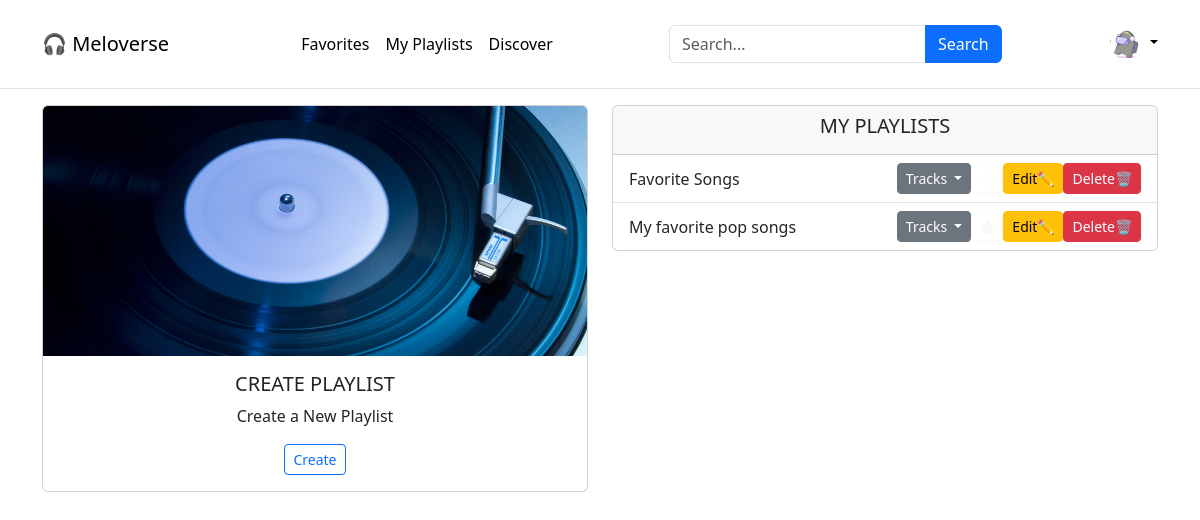
The page /meloverse/u/1/my_playlists (signed in) on the database its author committed.
### application/models.py (models this page shows)
class Playlist(db.Model):
    __tablename__ = "playlist"
    playlist_id = db.Column(db.Integer, autoincrement=True, primary_key=True)
    playlist_name = db.Column(db.String, nullable=False)
    user = db.Column(db.Integer, db.ForeignKey("users.id"))

### application/app_controllers/users.py (the view, shortened to what this page needs)
@user.route("/meloverse/u/<user>/my_playlists", methods=["GET", "POST"])
@login_required
def user_playlists(user):
    creator = Creator.query.filter_by(creator_id=current_user.id).first()
    tracks = Tracks.query.order_by(Tracks.track_name).all()
    playlists = (
        db.session.query(Playlist, User_Playlist, Playlist_likes_stats)
        .filter(Playlist.user == current_user.id)
        .join(User_Playlist, User_Playlist.playlist_id == Playlist.playlist_id)
        .outerjoin(
            Playlist_likes_stats,
            Playlist.playlist_id == Playlist_likes_stats.playlist_id,
        )
        .all()
    )
    playlist_Ids = []
    playlist_dict = dict()
    for x, y, z in playlists:
        p_id = x.playlist_id
        playlist_Ids.append(p_id)
        t_id = y.track_id
        if p_id not in playlist_dict.keys():
            playlist_dict[p_id] = [t_id]
        else:
            playlist_dict[p_id].append(t_id)
    playlist_tracks = []
    for i in set(playlist_Ids):
        playlist_tracks += (
            db.session.query(User_Playlist, Tracks, Creator.creator_name)
            .filter(User_Playlist.playlist_id == i)
            .join(Tracks, User_Playlist.track_id == Tracks.track_id)
            .join(Creator, Tracks.creator_id == Creator.creator_id)
            .all()
        )
    return render_template(
        "user/user_playlists.html",
        creator_signup_status=creator,
        tracks=tracks,
        playlists=playlists,
        playlist_dict=playlist_dict,
        playlist_tracks=playlist_tracks,
    )

### application/app_controllers/auth.py (called while the page is built)
@login_manager.user_loader
def loader_user(user_id):
    return Users.query.get(user_id)

### templates/user/user_playlists.html (shortened to what this page needs)
{% extends "user/user_dashboard.html" %}
{% block body %}
<div class="container">
    <div class="row">
        {% if playlists %}
        <div class="col-6">
            {% else %}
            <div class="col-12 d-flex align-items-center justify-content-center">
                {% endif %}
                <div class="card text-center">
                    <img src="{{ url_for('static', filename='images/playlist.jpg') }}" class="card-img-top"
                        style="object-fit: cover; max-height: 250px; max-width: 100%;">
                    <div class="card-body">
                        <h5 class="card-title">CREATE PLAYLIST</h5>
                        <p class="card-text">Create a New Playlist</p>
                        <button type="button" class="btn btn-sm btn-outline-primary" data-bs-toggle="modal"
                            data-bs-target="#newPlaylist">
                            Create
                        </button>
                    </div>
                </div>
            </div>
            {% if playlists %}
            <div class="col">
                <div class="card">
                    <div class="card-header">
                        <h5 class="text-center">MY PLAYLISTS</h5>
                    </div>
                    <ul class="list-group list-group-flush">
                        {% for playlist, usr_playlist, fav_playlist in playlists %}
                        {% if loop.changed(playlist.playlist_id) %}
                        <li class="list-group-item d-flex justify-content-between align-items-center">
                            <span>{{ playlist.playlist_name }}</span>
                            <div class="d-flex">
                                <div class="dropdown">
                                    <button class="btn dropdown-toggle btn-sm btn-secondary" type="button"
                                        data-bs-toggle="dropdown" style="text-decoration: none;">
                                        Tracks
                                    </button>
                                </div>
                                <form method="post">
                                    {% if fav_playlist != None %}
                                    <button type="submit" class="btn btn-sm btn-outline-light"><span
                                            class="bi-hand-thumbs-up-fill"></span></button>
                                    {% else %}
                                    <button type="submit" class="btn btn-sm btn-outline-light"><span
                                            class="bi-hand-thumbs-up"></span></button>
                                    {% endif %}
                                </form>
                                <button type="button" class="btn btn-sm btn-warning" data-bs-toggle="modal"
                                    data-bs-target="#editPlaylist_{{ playlist.playlist_id }}">Edit✏️</button>
                                <button type="button" class="btn btn-sm btn-danger" data-bs-toggle="modal"
                                    data-bs-target="#DeletePlaylist_{{ playlist.playlist_id }}">Delete🗑️</button>
                            </div>
                        </li>
                        {% endif %}
                        {% endfor %}
                    </ul>
                </div>
            </div>
        </div>
        {% endif %}
    </div>
{% endblock %}

### static/styles/headerfooter.css (style rules this page uses)
body { display: flex; flex-direction: column; min-height: 100vh; margin: 0; }

### rows shown on the page
Playlist: playlist_name "Favorite Songs"
Playlist: playlist_name "My favorite pop songs"
